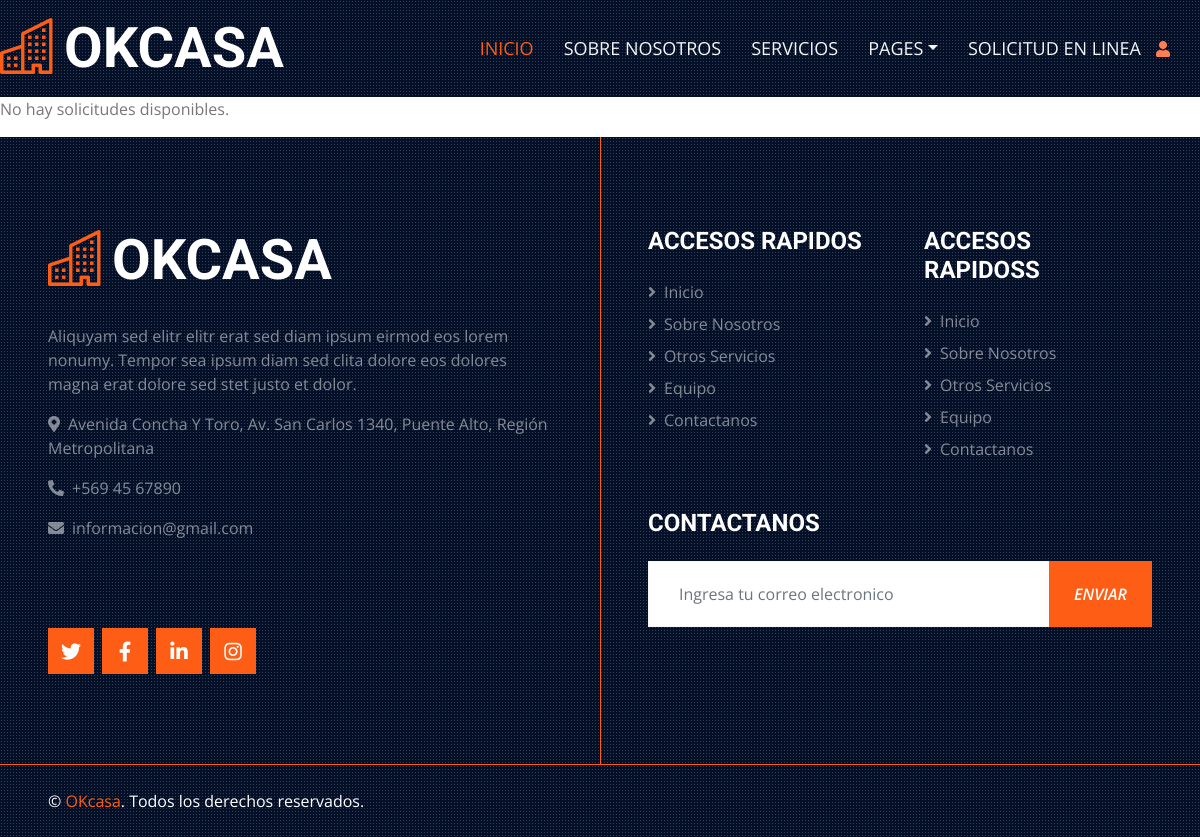
Page /tecnico/ (signed in) on the earlier database version.
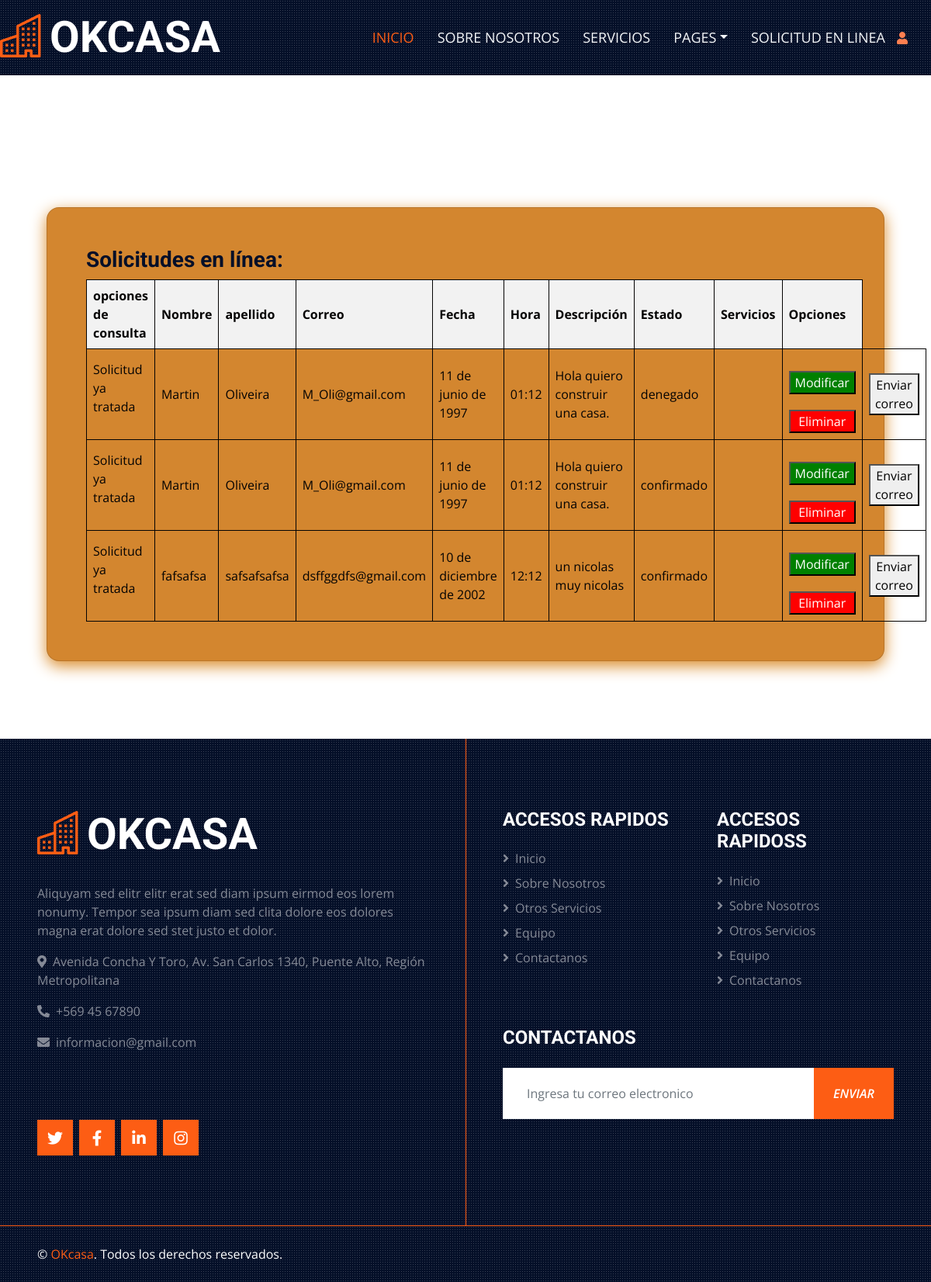
Same page on the later database version.
### core/models.py (models this page shows, shortened)
class SolicitudEnLinea(models.Model):
    tecnico_id = models.ForeignKey(Tecnico, on_delete=models.SET_NULL, null=True)
    nombre = models.CharField(max_length=100)
    apellido = models.CharField(max_length=100)
    correo = models.EmailField()
    fecha = models.DateField()
    hora = models.TimeField()
    estado = models.CharField(max_length=100,default='Pendiente')
    descripcion = models.TextField()
    servicio = models.IntegerField(choices=ServicioChoice.get_choices(), default=1)

### core/views.py (the view)
# urls.py: path('tecnico/', tecnico, name="tecnico"),
@login_required
def tecnico(request):
    tecnico = Tecnico.objects.first()  # Corregir la asignación de la variable "tecnico" en minúsculas
    solicitudes = SolicitudEnLinea.objects.filter(tecnico_id=tecnico)
    return render(request, 'core/tecnico.html', {'tecnico': tecnico, 'solicitudes': solicitudes})

### core/templates/core/tecnico.html (shortened to what this page needs)
{% extends 'core/base.html' %}
{% load static %}
{% load crispy_forms_tags %}
{% block contenido %}
{% if solicitudes %}
<div class="card">
    <div class="row">
        <div class="col-md-12 cart2">
            <div class="title">
                <div class="row">
                    <div class="col1"><b><h3>Solicitudes en línea:</h3></b></div>
                </div>
            </div>
            <table>
                <thead>
                  <tr>
                    <th>opciones de consulta</th>
                    <th>Nombre</th>
                    <th>apellido</th>
                    <th>Correo</th>
                    <th>Fecha</th>
                    <th>Hora</th>
                    <th>Descripción</th>
                    <th>Estado</th>
                    <th>Servicios</th>
                    <th>Opciones</th>
                  </tr>
                </thead>
                <tbody>
                  {% for solicitud in solicitudes %}
                    <tr>
                      <td>
                        {% if solicitud.estado == 'Pendiente' %}
                          <button id="conf" class="confirmar-btn" data-solicitud-id="{{ solicitud.id }}">Confirmar</button>
                          <button id="den" class="denegar-btn" data-solicitud-id="{{ solicitud.id }}">Denegar</button>
                        {% else %}
                          <p>Solicitud ya tratada</p>
                        {% endif %}
                      </td>
                      <td>{{ solicitud.nombre }}</td>
                      <td>{{ solicitud.apellido }}</td>
                      <td>{{ solicitud.correo }}</td>
                      <td>{{ solicitud.fecha }}</td>
                      <td>{{ solicitud.hora }}</td>
                      <td>{{ solicitud.descripcion }}</td>
                      <td class="estado-{{ solicitud.id }}">{{ solicitud.estado }}</td>
                      <td>{{ form.servicios }}</td>
                      <td>
                        <button id="conf" class="modificar-btn" data-solicitud-id="{{ solicitud.id }}" onclick="location.href='/solicitud/{{ solicitud.id }}/modificar/'">Modificar</button>
                        <form method="POST" action="/solicitud/{{ solicitud.id }}/eliminar/">
                          <button id="den" class="eliminar-btn" type="submit">Eliminar</button>
                      </form>
                      </td>
                      <td>
                        {% if solicitud.estado == 'confirmado' or solicitud.estado == 'denegado' %}
                          <form id="enviar-correo-form" method="POST" action="{% url 'enviar_correo' %}">
                            <button id="enviar-correo-btn" class="confirmar-btn" type="submit" {% if correo_enviado %}disabled{% endif %}>Enviar correo</button>
                          </form>
                        {% endif %}
                      </td>
                    </tr>
                  {% endfor %}
                </tbody>
            </table>
        </div>
    </div>
</div>
{% else %}
<p>No hay solicitudes disponibles.</p>
{% endif %}
</html>
{% endblock %}

### core/templates/core/base.html (shortened to what this page needs)
{% load static %}
<!DOCTYPE html>
<html lang="en">
<head>
    <link href="https://cdnjs.cloudflare.com/ajax/libs/font-awesome/5.15.0/css/all.min.css" rel="stylesheet">
    <link href="https://cdn.jsdelivr.net/npm/bootstrap-icons@1.4.1/font/bootstrap-icons.css" rel="stylesheet">
    <link href="{% static 'core/lib/owlcarousel/assets/owl.carousel.min.css' %}" rel="stylesheet">
    <link href="{% static 'core/lib/tempusdominus/css/tempusdominus-bootstrap-4.min.css' %}" rel="stylesheet" />
    <link href="{% static 'core/lib/lightbox/css/lightbox.min.css' %}" rel="stylesheet">
    <link href="{% static 'core/css/bootstrap.min.css' %}" rel="stylesheet">
    <link href="{% static 'core/css/style.css' %}" rel="stylesheet">
    <link href="{% static 'core/css/login.css' %}" rel="stylesheet">
</head>
<body>
    {% if user.is_authenticated %}
        <nav class="navbar navbar-expand-lg bg-dark bg-light-radial navbar-dark py-3 py-lg-0">
                <h1 class="m-0 display-4 text-uppercase text-white"><i class="bi bi-building text-primary me-2"></i>OKcasa</h1>
                    <div class="order-lg-2 " style="background:none; margin-right: 15px;" >
                        {% if user.is_authenticated %}
                        <a href="{% url 'perfil' %}" class="fa fa-solid fa fa-user" style="color:coral; margin-right: 15px;" class="btnlogin"></a>
                        {% else %}
                        <a href="{% url 'login' %}" class="fa fa-solid fa fa-user" style="color:coral; margin-right: 15px;" class="btnlogin"></a>
                        {% endif %}
                    </div>
        <div class="collapse navbar-collapse" id="navbarCollapse" style="display: flex; justify-content: center;" >
            <div class="navbar-nav ms-auto py-0" >
                <a href="{% url 'index' %}" class="nav-item nav-link active">Inicio</a>
                <a href="{% url 'sobrenosotros' %}" class="nav-item nav-link">Sobre Nosotros</a>
                <a href="{% url 'servicio' %}" class="nav-item nav-link">Servicios</a>
                <div class="nav-item dropdown">
                    <a href="#" class="nav-link dropdown-toggle" data-bs-toggle="dropdown">Pages</a>
                </div>
                <a href="{% url 'solicitud' %}" class="nav-item nav-link">Solicitud En Linea</a>
                    </div>
                </div>
        </nav>
    {% endif %}
    {% block contenido %}
    {% endblock %}
    <div class="footer container-fluid position-relative bg-dark bg-light-radial text-white-50 py-6 px-5">
        <div class="row g-5">
            <div class="col-lg-6 pe-lg-5">
                <a href="index.html" class="navbar-brand">
                    <h1 class="m-0 display-4 text-uppercase text-white"><i class="bi bi-building text-primary me-2"></i>OKcasa</h1>
                </a>
                <p>Aliquyam sed elitr elitr erat sed diam ipsum eirmod eos lorem nonumy. Tempor sea ipsum diam  sed clita dolore eos dolores magna erat dolore sed stet justo et dolor.</p>
                <p><i class="fa fa-map-marker-alt me-2"></i>Avenida Concha Y Toro, Av. San Carlos 1340, Puente Alto, Región Metropolitana</p>
                <p><i class="fa fa-phone-alt me-2"></i>+569 45 67890</p>
                <p><i class="fa fa-envelope me-2"></i>informacion@gmail.com</p>
                <br><br>
                <div class="d-flex justify-content-start mt-4">
                    <a class="btn btn-lg btn-primary btn-lg-square rounded-0 me-2" href="#"><i class="fab fa-twitter"></i></a>
                    <a class="btn btn-lg btn-primary btn-lg-square rounded-0 me-2" href="#"><i class="fab fa-facebook-f"></i></a>
                    <a class="btn btn-lg btn-primary btn-lg-square rounded-0 me-2" href="#"><i class="fab fa-linkedin-in"></i></a>
                    <a class="btn btn-lg btn-primary btn-lg-square rounded-0" href="#"><i class="fab fa-instagram"></i></a>
                </div>
            </div>
            <div class="col-lg-6 ps-lg-5">
                <div class="row g-5">
                    <div class="col-sm-6">
                        <h4 class="text-white text-uppercase mb-4">Accesos Rapidos</h4>
                        <div class="d-flex flex-column justify-content-start">
                            <a class="text-white-50 mb-2" href="#"><i class="fa fa-angle-right me-2"></i>Inicio</a>
                            <a class="text-white-50 mb-2" href="#"><i class="fa fa-angle-right me-2"></i>Sobre Nosotros</a>
                            <a class="text-white-50 mb-2" href="#"><i class="fa fa-angle-right me-2"></i>Otros Servicios</a>
                            <a class="text-white-50 mb-2" href="#"><i class="fa fa-angle-right me-2"></i>Equipo</a>
                            <a class="text-white-50" href="#"><i class="fa fa-angle-right me-2"></i>Contactanos</a>
                        </div>
                    </div>
                    <div class="col-sm-6">
                        <h4 class="text-white text-uppercase mb-4">Accesos Rapidoss</h4>
                        <div class="d-flex flex-column justify-content-start">
                            <a class="text-white-50 mb-2" href="#"><i class="fa fa-angle-right me-2"></i>Inicio</a>
                            <a class="text-white-50 mb-2" href="#"><i class="fa fa-angle-right me-2"></i>Sobre Nosotros</a>
                            <a class="text-white-50 mb-2" href="#"><i class="fa fa-angle-right me-2"></i>Otros Servicios</a>
                            <a class="text-white-50 mb-2" href="#"><i class="fa fa-angle-right me-2"></i>Equipo</a>
                            <a class="text-white-50" href="#"><i class="fa fa-angle-right me-2"></i>Contactanos</a>
                        </div>
                    </div>
                    <div class="col-sm-12">
                        <h4 class="text-white text-uppercase mb-4"> Contactanos</h4>
                        <div class="w-100">
                            <div class="input-group">
                                <input type="text" class="form-control border-light" style="padding: 20px 30px;" placeholder="Ingresa tu correo electronico"><button class="btn btn-primary px-4">  <em>Enviar</em></button>
                            </div>
                        </div>
                    </div>
                </div>
            </div>
        </div>
    </div>
    <div class="container-fluid bg-dark bg-light-radial text-white border-top border-primary px-0">
        <div class="d-flex flex-column flex-md-row justify-content-between">
            <div class="py-4 px-5 text-center text-md-start">
                <p class="mb-0">&copy; <a class="text-primary" href="#">OKcasa</a>. Todos los derechos reservados.</p>
            </div>
        </div>
    </div>
</body>
</html>

### core/static/core/css/style.css (style rules this page uses)
:root { --primary: #FD5D14; --secondary: #FDBE33; --light: #F4F6F8; --dark: #040F28; }
.py-6 { padding-top: 90px; padding-bottom: 90px; }
.btn { position: relative; font-weight: 600; text-transform: uppercase; transition: .5s; }
.btn::after { position: absolute; content: ""; width: 0; height: 5px; bottom: -1px; left: 50%; background: var(--primary); transition: .5s; }
.btn.btn-primary::after { background: var(--dark); }
.btn-primary { color: #FFFFFF; }
.btn-lg-square { width: 46px; height: 46px; }
.btn-square, .btn-sm-square, .btn-lg-square { padding-left: 0; padding-right: 0; text-align: center; }
.bg-light-radial { background-image: -webkit-repeating-radial-gradient(center center, rgba(256, 256, 256, 0.2), rgba(256, 256, 256, 0.2) 1px, transparent 1px, transparent 100%); background-image: -moz-repeating-radial-gradient(center center, rgba(256, 256, 256, 0.2), rgba(256, 256, 256, 0.2) 1px, transparent 1px, transparent 100%); background-image: -ms-repeating-radial-gradient(center center, rgba(256, 256, 256, 0.2), rgba(256, 256, 256, 0.2) 1px, transparent 1px, transparent 100%); background-image: -o-repeating-radial-gradient(center center, rgba(256, 256, 256, 0.2), rgba(256, 256, 256, 0.2) 1px, transparent 1px, transparent 100%); background-image: repeating-radial-gradient(center center, rgba(256, 256, 256, 0.2), rgba(256, 256, 256, 0.2) 1px, transparent 1px, transparent 100%); background-size: 3px 3px; }
.navbar-dark .navbar-nav .nav-link { position: relative; padding: 35px 15px; font-size: 18px; text-transform: uppercase; color: var(--light); outline: none; transition: .5s; }
.navbar-dark .navbar-nav .nav-link:hover, .navbar-dark .navbar-nav .nav-link.active { color: var(--primary); }
@media (min-width: 992px) { .footer::after { position: absolute; content: ""; width: 1px; height: 100%; top: 0; left: 50%; background: var(--primary) } }

### core/templates/core/tecnico.html (style rules this page uses)
.card { background-color: #d3862f; margin: auto; margin-top: 170px; margin-bottom: 100px; padding: 50px; width: 90%; box-shadow: 0 6px 20px 0 rgb(217, 137, 39); border-radius: 1rem; color: #040303; }
table { width: 100%; border-collapse: collapse; }
th, td { border: 1px solid #040303; padding: 8px; text-align: left; }
th { background-color: #f2f2f2; }
#conf { display: inline-flex; justify-content:center; background: none; margin-top: 20px; width: 100%; background-color: green; color: white; }
#den { background-color: red; color: white; display: inline-flex; justify-content: center; margin-top: 20px; width: 100%; }

Differences in the rows shown:
added SolicitudEnLinea: shows "Solicitud ya tratada", nombre "Martin", apellido "Oliveira", correo "M_Oli@gmail.com", fecha "11 de junio de 1997", hora "01:12", descripcion "Hola quiero construir una casa.", estado "denegado"
added SolicitudEnLinea: shows "Solicitud ya tratada", nombre "Martin", apellido "Oliveira", correo "M_Oli@gmail.com", fecha "11 de junio de 1997", hora "01:12", descripcion "Hola quiero construir una casa.", estado "confirmado"
added SolicitudEnLinea: shows "Solicitud ya tratada", nombre "fafsafsa", apellido "safsafsafsa", correo "dsffggdfs@gmail.com", fecha "10 de diciembre de 2002", hora "12:12", descripcion "un nicolas muy nicolas", estado "confirmado"
Other differences:
text no longer shown: "No hay solicitudes disponibles."
text now shown: "Solicitudes en línea: opciones de consulta Nombre apellido Correo Fecha Hora Descripción Estado Servicios Opciones"
